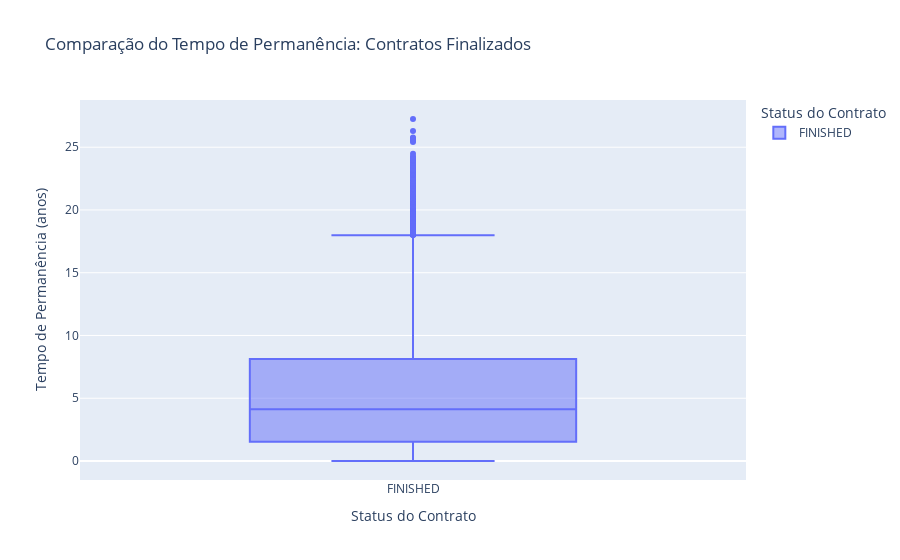

The notebook cell this image was saved under:
### Code cell
# Criar boxplot comparando o tempo de permanência entre contratos ativos (SIGNED) e finalizados (FINISHED)
fig_ativos_vs_finalizados = px.box(
    df_permanencia,
    x="status",
    y="tempo_permanencia_anos",
    title="Comparação do Tempo de Permanência: Contratos Finalizados",
    labels={"tempo_permanencia_anos": "Tempo de Permanência (anos)", "status": "Status do Contrato"},
    color="status"
)

# Exibir gráfico
fig_ativos_vs_finalizados.show()

### Figure 1 — Plotly figure (JSON) as saved in the notebook; plotly's stock layout.template omitted (floating-point values rounded to 4 significant figures; data arrays with more than 128 entries replaced by an {"elided": "..."} marker saying what was removed)
{"data": [{"alignmentgroup": "True", "hovertemplate": "Status do Contrato=%{x}<br>Tempo de Permanência (anos)=%{y}<extra></extra>", "legendgroup": "FINISHED", "marker": {"color": "#636efa"}, "name": "FINISHED", "notched": false, "offsetgroup": "FINISHED", "orientation": "v", "showlegend": true, "type": "box", "x": {"elided": "36622 str values"}, "x0": " ", "xaxis": "x", "y": {"elided": "36622 float values"}, "y0": " ", "yaxis": "y"}], "layout": {"boxmode": "overlay", "legend": {"title": {"text": "Status do Contrato"}, "tracegroupgap": 0}, "title": {"text": "Comparação do Tempo de Permanência: Contratos Finalizados"}, "xaxis": {"anchor": "y", "categoryarray": ["FINISHED"], "categoryorder": "array", "domain": [0, 1], "title": {"text": "Status do Contrato"}}, "yaxis": {"anchor": "x", "domain": [0, 1], "title": {"text": "Tempo de Permanência (anos)"}}}}
